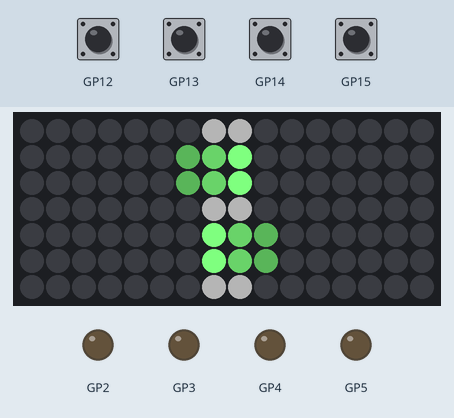
This program was run on a simulated Raspberry Pi Pico running MicroPython. On the bench: 16×7 RGB LED matrix, output pins drawn as LEDs (lit = HIGH). The test bench sets the inputs (shaded band). Library files of the repository ran but are not shown: font.py.

Above: at 3.1 s.
3.3 s: button B pressed for 1 s
At 4.33 s:
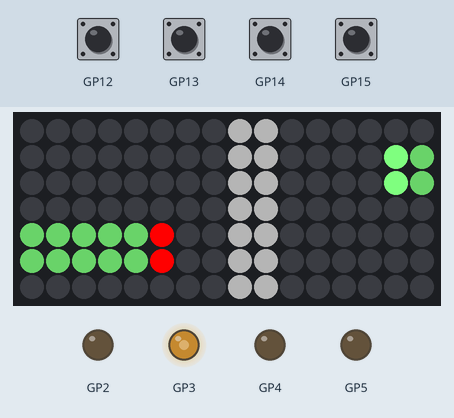
4.9 s: button A pressed for 1 s
At 5.9 s:
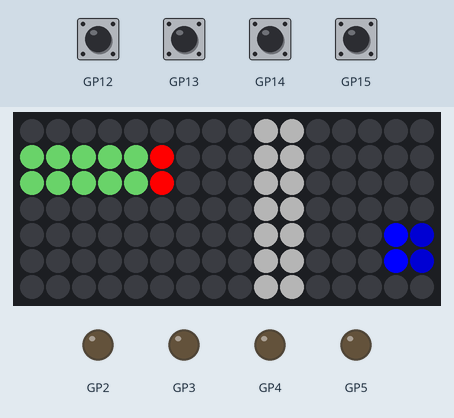
6.5 s: button X pressed for 0.15 s
At 6.83 s:
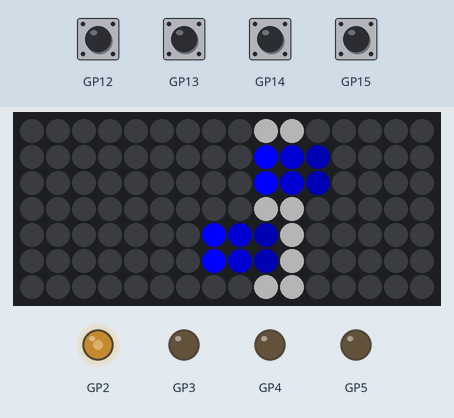
7.2 s: button Y pressed for 0.15 s
At 7.37 s:
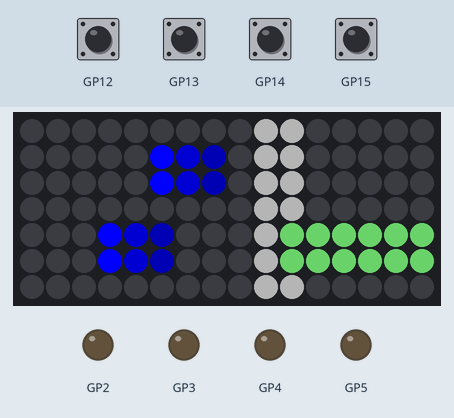
7.9 s: button A pressed for 1 s
At 9.36 s:
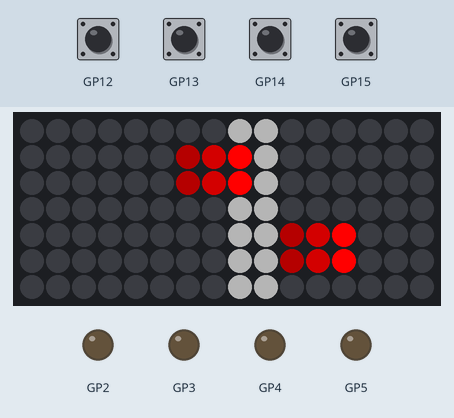
9.5 s: button B pressed for 0.15 s
At 9.66 s:
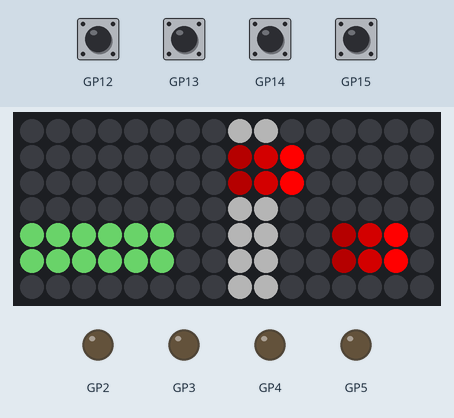
Timing chart, 0 to 11.2 s (numbered marks = the images above; inputs shaded):
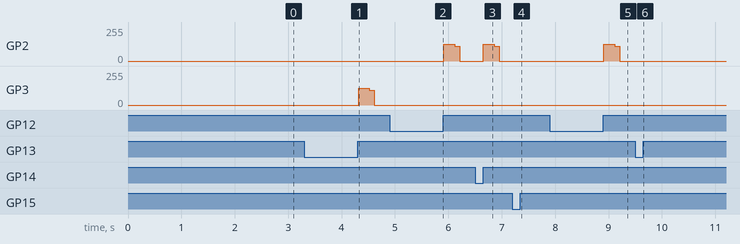

The program:

main.py
```python
import buffer
import chirp
import game
import scroll
import picounicorn
import time

picounicorn.init()

# we have 4 voices on pio 4-7 tied to gpio 2-5
voice_count = 4
voice_hz = 96000
voice_pio_offset = 4
voice_gpio_offset = 2
voices = [ chirp.Chirper(i+voice_pio_offset, i+voice_gpio_offset, voice_hz) for i in range(voice_count) ]

# each player has a buttons tuple and a colors tuple
buttons = ((picounicorn.BUTTON_A, picounicorn.BUTTON_B), (picounicorn.BUTTON_X, picounicorn.BUTTON_Y))
colors = ((255, 0, 0), (0, 0, 255))
color_names = ("Red", "Blue")
win_counts = [0, 0]

width = picounicorn.get_width()
height = picounicorn.get_height()

# render to a buffer so the leds don't flicker
buf = buffer.Buffer(width, height)
s = scroll.Scroller(buf, framerate=30)

# y coordinates of the lanes we use
lanes = (1, 4)

s.scroll("PicoBeats", (64, 128, 64))

while True:
    g = game.Game(voices, buttons, lanes, buf, colors, debug=False)
    winner = 0 if g.play() else 1
    win_counts[winner] += 1
    for voice in voices:
        voice.play(200)
        time.sleep_ms(50)
    s.scroll(f"{color_names[winner]} Wins!", colors[winner])
    for i in range(2):
        s.scroll(f"{color_names[i]}: {win_counts[i]}", colors[i])
```

buffer.py
```python
import gc
import micropython
import picounicorn
from font import font

# Tried to use bytearray for the buffer instead of a list of strings
# but I found that it was considerably slower due to the conversion
# from memoryview instance to three ints for colors

class Buffer:
    def __init__(self, width=None, height=None):
        self.width = width or picounicorn.get_width()
        self.height = height or picounicorn.get_height()
        self.buffer = []
        self.render_count = 0
        # build buffer in memory
        for x in range(self.width):
            self.buffer.append([])
            for y in range(self.height):
                self.buffer[x].append((0, 0, 0))

    @micropython.native
    def clear(self):
        # save a millisecond
        buf = self.buffer
        h = self.height
        for x in range(self.width):
            for y in range(h):
                buf[x][y] = (0, 0, 0)

    @micropython.native
    def blit(self, bitmap, color, x_off=0, y_off=0):
        sp = self.set_pixel
        for y, row in enumerate(bitmap):
            for x, bit in enumerate(row):
                if bit:
                    sp(x+x_off, y+y_off, color)

    @micropython.native
    def draw_char(self, char, color, x_off=0, y_off=0):
        self.blit(font[ord(char)], color, x_off, y_off)

    @micropython.native
    def set_pixel(self, x, y, color):
        if x >= 0 and x < self.width and y >= 0 and y < self.height:
            self.buffer[x][y] = color

    @micropython.native
    def render(self):
        # save us having to look up self.* in the tight loop here (saves 1ms/frame)
        buf = self.buffer
        h = self.height
        sp = picounicorn.set_pixel
        for x in range(self.width):
            for y in range(h):
                sp(x, y, *buf[x][y])
        self.render_count += 1
        # this stabilizes slowdowns due to all the memory thrashing we do with this buffering method
        #gc.collect()
```

chirp.py
```python
from machine import Pin
from rp2 import PIO, StateMachine, asm_pio
from time import sleep

@asm_pio(sideset_init=PIO.OUT_LOW)
def chirp_prog():
    pull(block).side(0)
    mov(x, osr)
    label("startloop")
    mov(y, x).side(1)
    label("waithigh")
    jmp(y_dec, "waithigh")
    mov(y, x).side(0)
    label("waitlow")
    jmp(y_dec, "waitlow")
    jmp(x_dec, "startloop")


class Chirper:
    def __init__(self, sm_id, pin, base_freq=96000):
        self._sm = StateMachine(sm_id, chirp_prog, freq=base_freq, sideset_base=Pin(pin))
        self._sm.active(1)

    def play(self, value):
        self._sm.exec("set(x, 0)") # immediately short-circuit loop
        self._sm.put(value)
```

game.py
```python
import ball
import bat
import gc
import micropython
import picounicorn
import scoreboard
import time

class Game:
    def __init__(self, voices, buttons, lanes, buf, colors, framerate=60, debug=False):
        self.balls = []
        self.bats = []
        for i, l in enumerate(lanes):
            self.balls.append(ball.Ball(buf.width,
                                        l,
                                        position=(buf.width - 1) if i%2 else 0,
                                        speed=-1 if i%2 else 1,
                                        width=2,
                                        ))
            for player in range(2):
                self.bats.append(bat.Bat(buttons[player][i],
                                    self.balls[i],
                                    voices[i],
                                    (buf.width - 1) if player else 0,
                                    l,
                                    width=2,
                                    team_color=colors[player]
                                    ))
        self.sb = scoreboard.ScoreBoard(0, buf.width - 1, buf.width, buf.height)
        self.buf = buf
        self.framerate = framerate
        self.ticks_per_frame = 1000 // framerate # rough, but err faster than slower
        self.debug = debug

    @micropython.native
    def play(self):
        winner = None
        buf = self.buf
        while winner is None:
            start = time.ticks_ms()
            # update bat before ball to allow for hits
            for bt in self.bats:
                bt.update()
            for bl in self.balls:
                point=bl.update()
                if point is not None:
                    winner = self.sb.update(point)

            # start rendering
            buf.clear()
            self.sb.render(buf)
            for bt in self.bats:
                bt.render(buf)
            for bl in self.balls:
                bl.render(buf)

            # write to led array
            buf.render()

            #if self.debug:
            #    mu = gc.mem_alloc()
            #    mf = gc.mem_free()
            #    print(f"Mem Used: {mu} Mem Free: {mf}")

            # wait for next frame
            end = time.ticks_ms()
            wait_for = self.ticks_per_frame + time.ticks_diff(start, end)
            if self.debug:
                print(f"Waiting for {wait_for:>3} ms")
            time.sleep_ms(wait_for)

        return winner
```

scroll.py
```python
import time

class Scroller:
    def __init__(self, buf, framerate=60, char_width=5):
        self.buf = buf
        self.ticks_per_frame = 1000 // framerate # rough, but err faster than slower
        self.char_width = char_width

    def scroll(self, text, color):
        # characters are up to 5 pixels wide, add one for spacing
        cw = self.char_width
        text_width = len(text)*cw

        buf = self.buf
        w = self.buf.width

        for i in range(text_width + w):
            start = time.ticks_ms()
            buf.clear()
            for j, c in enumerate(text):
                buf.draw_char(c, color, x_off=w-i+j*cw)
            buf.render()

            # wait for next frame
            end = time.ticks_ms()
            wait_for = self.ticks_per_frame + time.ticks_diff(start, end)
            time.sleep_ms(wait_for)
```

ball.py
```python
import micropython

class Ball:
    def __init__(self, lane_size, lane_coordinate, position=0, speed=1, width=1):
        self.lane_size = lane_size
        self.lane_coordinate = lane_coordinate
        self.position = position
        self.speed = speed
        self.width = width
        self.color = (127, 255, 127)
        # hack to get subposition correctly set at start
        if position == lane_size - 1:
            self._subposition = (lane_size << 3) - 1
        else:
            self._subposition = position << 3

    def update(self):
        self.move_by(self.speed)
        # handle bounces
        l = self.position < 0
        r = self.position >= self.lane_size
        if r:
            self.position = self.lane_size - 1
            self._subposition = (self.lane_size << 3) - 1
        if l:
            self.position = 0
            self._subposition = 0
        if l or r:
            self.speed *= -1
            self.color = tuple(reversed(self.color))
            return self.position

    def move_by(self, value):
        self._subposition += value
        self.position = self._subposition >> 3

    @micropython.native
    def render(self, buf):
        # reduce lookups inside loops
        spd = self.speed
        lc = self.lane_coordinate
        pos = self.position
        sp = buf.set_pixel
        color = self.color
        # when speed is 0, shift color by 2 bits every 4 frames
        cs = ((buf.render_count >> 2 ) & 1) << 2
        if spd == 0:
            color = tuple(i >> cs for i in self.color)
            for y in range(self.width):
                sp(pos, lc+y, color)
            return
        direction = -spd // abs(spd)
        for y in range(self.width):
            for i in range(3):
                sp(pos + i*direction, lc+y, tuple(j>>i for j in color))
```

bat.py
```python
import micropython
import picounicorn

class Bat:
    def __init__(self, button, ball, voice, location_x, location_y, max_len=6, width=1, color=(63, 127, 63), team_color=(255, 0, 255)):
        """
            [button] is a picounicorn button ID
            [ball] is an instance of ball.Ball
            [voice] is an instance of chirp.Chirper
            [location_x] and [location_y] are screen coordinates of the first pixel
            [max_len] is the maximum length of the bat
            [width] is the width of the bat
            [color] is the color of the bat
            [team_color] is the color we set our ball to
        """
        self.max_len = max_len
        self.length = 0
        self.button = button
        self.ball = ball
        self.voice = voice
        self.location_x = location_x
        self.location_y = location_y
        self.width = width
        self.direction = 1 if location_x == 0 else -1
        self.color = color
        self.team_color = team_color
        self.holding = False

    def update(self):
        """
            Checks for button input and updates bat state

            Returns True when a ball has been launched
        """
        if picounicorn.is_pressed(self.button):
            # already holding a ball
            if self.holding:
                # extend the bat over time when held
                if self.length < self.max_len:
                    old_pos = self.ball.position
                    self.ball.move_by(self.direction)
                    if old_pos != self.ball.position:
                        self.length += 1
                return False
            # check for collision from ball movement last frame
            self.holding = self.ball.position == self.location_x + (self.length - 1) * self.direction
            # handle collision
            if self.holding:
                self.ball.color = self.team_color
                self.ball.speed = 0
                return False
            # don't extend past max length
            if self.length < self.max_len:
                # extend
                self.length += 1
                # check for collision after extending
                self.holding = self.ball.position == self.location_x + (self.length - 1) * self.direction
                # handle collision
                if self.holding:
                    self.ball.color = self.team_color
                    self.ball.speed = 0
        else:
            if self.holding:
                self.ball.speed = (self.max_len - self.length + 1) * self.direction
                self.holding = False
                self.voice.play(25*self.max_len//abs(self.ball.speed))
                self.length -= 1
                return True
            if self.length > 0:
                self.length -= 1
        return False

    @micropython.native
    def render(self, buf):
        """Render the bat"""
        # reduce lookups inside loops
        sp = buf.set_pixel
        ln = self.length
        lx = self.location_x
        ly = self.location_y
        dr = self.direction
        col = self.color
        for y in range(self.width):
            for i in range(lx, lx + ln * dr, dr):
                buf.set_pixel(i, ly+y, col)
```

scoreboard.py
```python
import micropython
from collections import deque

class ScoreBoard:
    def __init__(self, loc_p1, loc_p2, width, height, thickness=2):
        self.locations = (loc_p1, loc_p2)
        self.width = width
        self.height = height
        self.thickness = thickness
        self.score = width//2 - 1
        self.render_flash = deque((), width)
        self.near_win = False

    @micropython.native
    def update(self, player):
        rf = self.render_flash
        if player:
            self.score += 1
        else:
            self.score -= 1
        if self.score == -1:
            winner = 0
        elif self.score == self.width - 1:
            winner = self.score
        else:
            winner = None
        # used in renderer later to flash score bar
        self.near_win = self.score == 0 or self.score == self.width - 2
        if winner is not None:
            # reset score
            self.score = self.width//2 - 1
            # flash screen on victory
            for i in range(self.width):
                rf.append(i)
            return winner # let game engine handle the rest
        rf.append(player)

    @micropython.native
    def render(self, buf):
        # prevent name lookups inside loops for performance
        rf = self.render_flash
        sc = self.score
        sp = buf.set_pixel
        h = self.height
        t = self.thickness
        col = (63, 63, 63)
        # flash scoreboard high and low eight frames at a time
        if self.near_win and (buf.render_count >> 3) % 2:
            col = (32, 32, 32)
        fcol = (255, 255, 255)
        for i in range(t):
            for y in range(h):
                sp(sc+i, y, col)
        for i in range(len(rf)):
            x = rf.popleft()
            for y in range(h):
                sp(x, y, fcol)
```

Measured:
- after the input at 3.3 s, GP3: 0/255 → 126/255 after 1.0 s, → 109/255 0.20 s later, → 0/255 0.10 s later; the LEDs: first change after 0.13 s (image 1 shows a later state)
- after the input at 4.9 s, GP2: 0/255 → 126/255 after 1.0 s, → 109/255 0.20 s later, → 0/255 0.10 s later
- after the input at 6.5 s, GP2: 0/255 → 126/255 after 0.16 s, → 109/255 0.20 s later, → 0/255 0.10 s later; the LEDs: first change after 0.09 s (image 3 shows a later state)
- after the input at 7.2 s, the LEDs: change after 0.10 s (image 4)
- after the input at 7.9 s, GP2: 0/255 → 126/255 after 1.0 s, → 109/255 0.20 s later, → 0/255 0.10 s later; the LEDs: first change at once (image 5 shows a later state)
- after the input at 9.5 s, the LEDs: change after 0.09 s (image 6)
